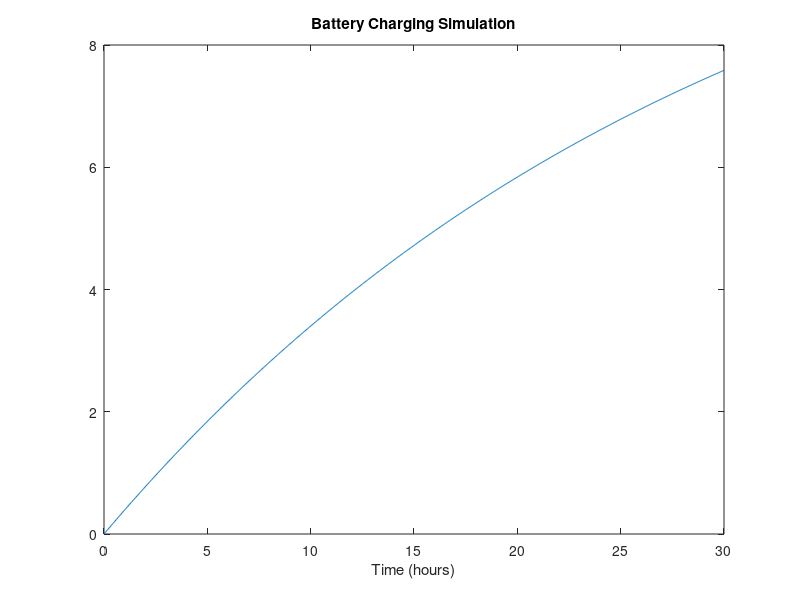

MATLAB code for this plot:
%Name: Md.Roknuzzaman Rikon
%ID: 22024014
% Battery Charging Simulation 
V_batt = 12; % Battery voltage in volts 
I_charge = 2; % Charging current in amperes 
C = 60; % Battery capacity in Ah 
t = linspace(0, C/I_charge, 1000); % Time vector 
V = V_batt * (1 - exp(-t / (C/I_charge))); % Voltage during charging 
plot(t, V); 
title('Battery Charging Simulation'); 
xlabel('Time (hours)'); 